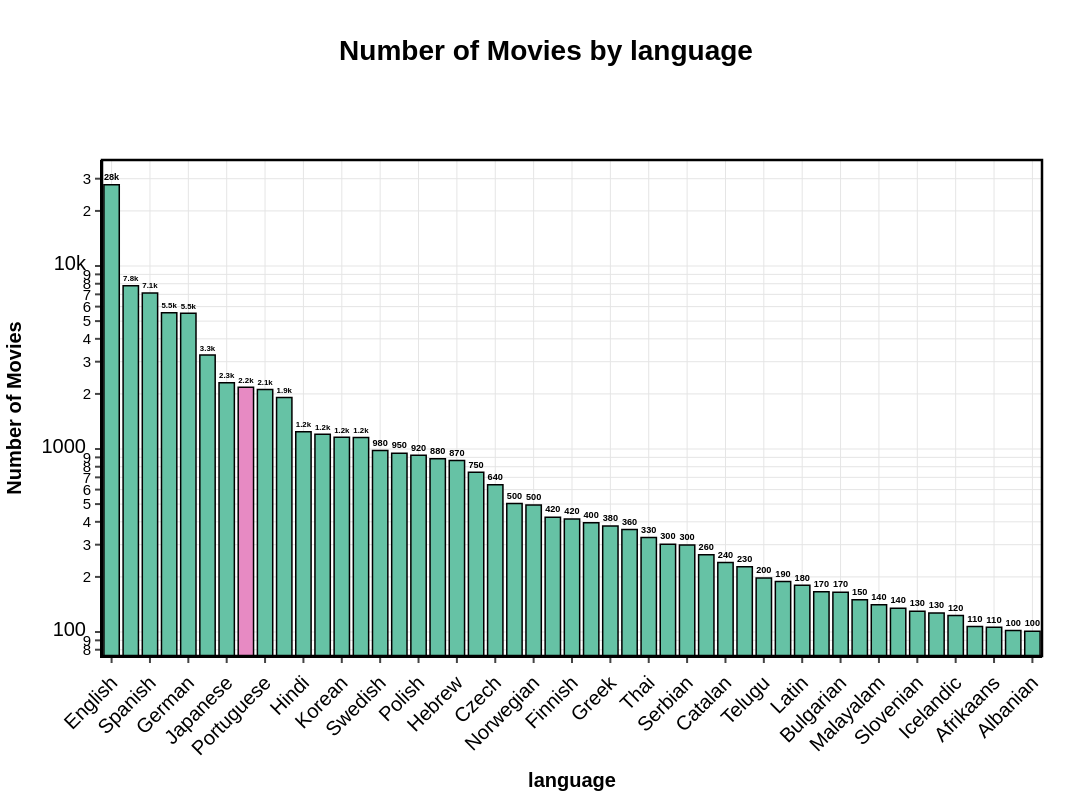

The code cell stored with this chart in its notebook:
### Code cell
plot_and_export_categorical_distribution(spoken_languages, "english_name", "language", 100, print_stats=True, filename_prefix="step_1")

### Figure 1 — Plotly figure (JSON) as saved in the notebook; plotly's stock layout.template omitted (floating-point values rounded to 4 significant figures)
{"data": [{"alignmentgroup": "True", "hovertemplate": "grouped=%{x}<br>total=%{text}<extra></extra>", "legendgroup": "English", "marker": {"color": "#66C2A5", "line": {"color": "#000000", "width": 1.5}, "pattern": {"shape": ""}}, "name": "English", "offsetgroup": "English", "orientation": "v", "showlegend": true, "text": [27784], "textangle": 0, "textfont": {"color": "#000000", "size": 16}, "textposition": "outside", "texttemplate": "<b>%{text:.2s}</b>", "type": "bar", "x": ["English"], "xaxis": "x", "y": [27784], "yaxis": "y"}, {"alignmentgroup": "True", "hovertemplate": "grouped=%{x}<br>total=%{text}<extra></extra>", "legendgroup": "French", "marker": {"color": "#66C2A5", "line": {"color": "#000000", "width": 1.5}, "pattern": {"shape": ""}}, "name": "French", "offsetgroup": "French", "orientation": "v", "showlegend": true, "text": [7808], "textangle": 0, "textfont": {"color": "#000000", "size": 16}, "textposition": "outside", "texttemplate": "<b>%{text:.2s}</b>", "type": "bar", "x": ["French"], "xaxis": "x", "y": [7808], "yaxis": "y"}, {"alignmentgroup": "True", "hovertemplate": "grouped=%{x}<br>total=%{text}<extra></extra>", "legendgroup": "Spanish", "marker": {"color": "#66C2A5", "line": {"color": "#000000", "width": 1.5}, "pattern": {"shape": ""}}, "name": "Spanish", "offsetgroup": "Spanish", "orientation": "v", "showlegend": true, "text": [7123], "textangle": 0, "textfont": {"color": "#000000", "size": 16}, "textposition": "outside", "texttemplate": "<b>%{text:.2s}</b>", "type": "bar", "x": ["Spanish"], "xaxis": "x", "y": [7123], "yaxis": "y"}, {"alignmentgroup": "True", "hovertemplate": "grouped=%{x}<br>total=%{text}<extra></extra>", "legendgroup": "Italian", "marker": {"color": "#66C2A5", "line": {"color": "#000000", "width": 1.5}, "pattern": {"shape": ""}}, "name": "Italian", "offsetgroup": "Italian", "orientation": "v", "showlegend": true, "text": [5545], "textangle": 0, "textfont": {"color": "#000000", "size": 16}, "textposition": "outside", "texttemplate": "<b>%{text:.2s}</b>", "type": "bar", "x": ["Italian"], "xaxis": "x", "y": [5545], "yaxis": "y"}, {"alignmentgroup": "True", "hovertemplate": "grouped=%{x}<br>total=%{text}<extra></extra>", "legendgroup": "German", "marker": {"color": "#66C2A5", "line": {"color": "#000000", "width": 1.5}, "pattern": {"shape": ""}}, "name": "German", "offsetgroup": "German", "orientation": "v", "showlegend": true, "text": [5521], "textangle": 0, "textfont": {"color": "#000000", "size": 16}, "textposition": "outside", "texttemplate": "<b>%{text:.2s}</b>", "type": "bar", "x": ["German"], "xaxis": "x", "y": [5521], "yaxis": "y"}, {"alignmentgroup": "True", "hovertemplate": "grouped=%{x}<br>total=%{text}<extra></extra>", "legendgroup": "Russian", "marker": {"color": "#66C2A5", "line": {"color": "#000000", "width": 1.5}, "pattern": {"shape": ""}}, "name": "Russian", "offsetgroup": "Russian", "orientation": "v", "showlegend": true, "text": [3263], "textangle": 0, "textfont": {"color": "#000000", "size": 16}, "textposition": "outside", "texttemplate": "<b>%{text:.2s}</b>", "type": "bar", "x": ["Russian"], "xaxis": "x", "y": [3263], "yaxis": "y"}, {"alignmentgroup": "True", "hovertemplate": "grouped=%{x}<br>total=%{text}<extra></extra>", "legendgroup": "Japanese", "marker": {"color": "#66C2A5", "line": {"color": "#000000", "width": 1.5}, "pattern": {"shape": ""}}, "name": "Japanese", "offsetgroup": "Japanese", "orientation": "v", "showlegend": true, "text": [2303], "textangle": 0, "textfont": {"color": "#000000", "size": 16}, "textposition": "outside", "texttemplate": "<b>%{text:.2s}</b>", "type": "bar", "x": ["Japanese"], "xaxis": "x", "y": [2303], "yaxis": "y"}, {"alignmentgroup": "True", "hovertemplate": "grouped=%{x}<br>total=%{text}<extra></extra>", "legendgroup": "Other", "marker": {"color": "#E78AC3", "line": {"color": "#000000", "width": 1.5}, "pattern": {"shape": ""}}, "name": "Other", "offsetgroup": "Other", "orientation": "v", "showlegend": true, "text": [2174], "textangle": 0, "textfont": {"color": "#000000", "size": 16}, "textposition": "outside", "texttemplate": "<b>%{text:.2s}</b>", "type": "bar", "x": ["Other"], "xaxis": "x", "y": [2174], "yaxis": "y"}, {"alignmentgroup": "True", "hovertemplate": "grouped=%{x}<br>total=%{text}<extra></extra>", "legendgroup": "Portuguese", "marker": {"color": "#66C2A5", "line": {"color": "#000000", "width": 1.5}, "pattern": {"shape": ""}}, "name": "Portuguese", "offsetgroup": "Portuguese", "orientation": "v", "showlegend": true, "text": [2114], "textangle": 0, "textfont": {"color": "#000000", "size": 16}, "textposition": "outside", "texttemplate": "<b>%{text:.2s}</b>", "type": "bar", "x": ["Portuguese"], "xaxis": "x", "y": [2114], "yaxis": "y"}, {"alignmentgroup": "True", "hovertemplate": "grouped=%{x}<br>total=%{text}<extra></extra>", "legendgroup": "Mandarin", "marker": {"color": "#66C2A5", "line": {"color": "#000000", "width": 1.5}, "pattern": {"shape": ""}}, "name": "Mandarin", "offsetgroup": "Mandarin", "orientation": "v", "showlegend": true, "text": [1914], "textangle": 0, "textfont": {"color": "#000000", "size": 16}, "textposition": "outside", "texttemplate": "<b>%{text:.2s}</b>", "type": "bar", "x": ["Mandarin"], "xaxis": "x", "y": [1914], "yaxis": "y"}, {"alignmentgroup": "True", "hovertemplate": "grouped=%{x}<br>total=%{text}<extra></extra>", "legendgroup": "Hindi", "marker": {"color": "#66C2A5", "line": {"color": "#000000", "width": 1.5}, "pattern": {"shape": ""}}, "name": "Hindi", "offsetgroup": "Hindi", "orientation": "v", "showlegend": true, "text": [1244], "textangle": 0, "textfont": {"color": "#000000", "size": 16}, "textposition": "outside", "texttemplate": "<b>%{text:.2s}</b>", "type": "bar", "x": ["Hindi"], "xaxis": "x", "y": [1244], "yaxis": "y"}, {"alignmentgroup": "True", "hovertemplate": "grouped=%{x}<br>total=%{text}<extra></extra>", "legendgroup": "Arabic", "marker": {"color": "#66C2A5", "line": {"color": "#000000", "width": 1.5}, "pattern": {"shape": ""}}, "name": "Arabic", "offsetgroup": "Arabic", "orientation": "v", "showlegend": true, "text": [1204], "textangle": 0, "textfont": {"color": "#000000", "size": 16}, "textposition": "outside", "texttemplate": "<b>%{text:.2s}</b>", "type": "bar", "x": ["Arabic"], "xaxis": "x", "y": [1204], "yaxis": "y"}, {"alignmentgroup": "True", "hovertemplate": "grouped=%{x}<br>total=%{text}<extra></extra>", "legendgroup": "Korean", "marker": {"color": "#66C2A5", "line": {"color": "#000000", "width": 1.5}, "pattern": {"shape": ""}}, "name": "Korean", "offsetgroup": "Korean", "orientation": "v", "showlegend": true, "text": [1161], "textangle": 0, "textfont": {"color": "#000000", "size": 16}, "textposition": "outside", "texttemplate": "<b>%{text:.2s}</b>", "type": "bar", "x": ["Korean"], "xaxis": "x", "y": [1161], "yaxis": "y"}, {"alignmentgroup": "True", "hovertemplate": "grouped=%{x}<br>total=%{text}<extra></extra>", "legendgroup": "Cantonese", "marker": {"color": "#66C2A5", "line": {"color": "#000000", "width": 1.5}, "pattern": {"shape": ""}}, "name": "Cantonese", "offsetgroup": "Cantonese", "orientation": "v", "showlegend": true, "text": [1155], "textangle": 0, "textfont": {"color": "#000000", "size": 16}, "textposition": "outside", "texttemplate": "<b>%{text:.2s}</b>", "type": "bar", "x": ["Cantonese"], "xaxis": "x", "y": [1155], "yaxis": "y"}, {"alignmentgroup": "True", "hovertemplate": "grouped=%{x}<br>total=%{text}<extra></extra>", "legendgroup": "Swedish", "marker": {"color": "#66C2A5", "line": {"color": "#000000", "width": 1.5}, "pattern": {"shape": ""}}, "name": "Swedish", "offsetgroup": "Swedish", "orientation": "v", "showlegend": true, "text": [981], "textangle": 0, "textfont": {"color": "#000000", "size": 16}, "textposition": "outside", "texttemplate": "<b>%{text:.2s}</b>", "type": "bar", "x": ["Swedish"], "xaxis": "x", "y": [981], "yaxis": "y"}, {"alignmentgroup": "True", "hovertemplate": "grouped=%{x}<br>total=%{text}<extra></extra>", "legendgroup": "Danish", "marker": {"color": "#66C2A5", "line": {"color": "#000000", "width": 1.5}, "pattern": {"shape": ""}}, "name": "Danish", "offsetgroup": "Danish", "orientation": "v", "showlegend": true, "text": [949], "textangle": 0, "textfont": {"color": "#000000", "size": 16}, "textposition": "outside", "texttemplate": "<b>%{text:.2s}</b>", "type": "bar", "x": ["Danish"], "xaxis": "x", "y": [949], "yaxis": "y"}, {"alignmentgroup": "True", "hovertemplate": "grouped=%{x}<br>total=%{text}<extra></extra>", "legendgroup": "Polish", "marker": {"color": "#66C2A5", "line": {"color": "#000000", "width": 1.5}, "pattern": {"shape": ""}}, "name": "Polish", "offsetgroup": "Polish", "orientation": "v", "showlegend": true, "text": [923], "textangle": 0, "textfont": {"color": "#000000", "size": 16}, "textposition": "outside", "texttemplate": "<b>%{text:.2s}</b>", "type": "bar", "x": ["Polish"], "xaxis": "x", "y": [923], "yaxis": "y"}, {"alignmentgroup": "True", "hovertemplate": "grouped=%{x}<br>total=%{text}<extra></extra>", "legendgroup": "Turkish", "marker": {"color": "#66C2A5", "line": {"color": "#000000", "width": 1.5}, "pattern": {"shape": ""}}, "name": "Turkish", "offsetgroup": "Turkish", "orientation": "v", "showlegend": true, "text": [884], "textangle": 0, "textfont": {"color": "#000000", "size": 16}, "textposition": "outside", "texttemplate": "<b>%{text:.2s}</b>", "type": "bar", "x": ["Turkish"], "xaxis": "x", "y": [884], "yaxis": "y"}, {"alignmentgroup": "True", "hovertemplate": "grouped=%{x}<br>total=%{text}<extra></extra>", "legendgroup": "Hebrew", "marker": {"color": "#66C2A5", "line": {"color": "#000000", "width": 1.5}, "pattern": {"shape": ""}}, "name": "Hebrew", "offsetgroup": "Hebrew", "orientation": "v", "showlegend": true, "text": [866], "textangle": 0, "textfont": {"color": "#000000", "size": 16}, "textposition": "outside", "texttemplate": "<b>%{text:.2s}</b>", "type": "bar", "x": ["Hebrew"], "xaxis": "x", "y": [866], "yaxis": "y"}, {"alignmentgroup": "True", "hovertemplate": "grouped=%{x}<br>total=%{text}<extra></extra>", "legendgroup": "Dutch", "marker": {"color": "#66C2A5", "line": {"color": "#000000", "width": 1.5}, "pattern": {"shape": ""}}, "name": "Dutch", "offsetgroup": "Dutch", "orientation": "v", "showlegend": true, "text": [746], "textangle": 0, "textfont": {"color": "#000000", "size": 16}, "textposition": "outside", "texttemplate": "<b>%{text:.2s}</b>", "type": "bar", "x": ["Dutch"], "xaxis": "x", "y": [746], "yaxis": "y"}, {"alignmentgroup": "True", "hovertemplate": "grouped=%{x}<br>total=%{text}<extra></extra>", "legendgroup": "Czech", "marker": {"color": "#66C2A5", "line": {"color": "#000000", "width": 1.5}, "pattern": {"shape": ""}}, "name": "Czech", "offsetgroup": "Czech", "orientation": "v", "showlegend": true, "text": [638], "textangle": 0, "textfont": {"color": "#000000", "size": 16}, "textposition": "outside", "texttemplate": "<b>%{text:.2s}</b>", "type": "bar", "x": ["Czech"], "xaxis": "x", "y": [638], "yaxis": "y"}, {"alignmentgroup": "True", "hovertemplate": "grouped=%{x}<br>total=%{text}<extra></extra>", "legendgroup": "Hungarian", "marker": {"color": "#66C2A5", "line": {"color": "#000000", "width": 1.5}, "pattern": {"shape": ""}}, "name": "Hungarian", "offsetgroup": "Hungarian", "orientation": "v", "showlegend": true, "text": [503], "textangle": 0, "textfont": {"color": "#000000", "size": 16}, "textposition": "outside", "texttemplate": "<b>%{text:.2s}</b>", "type": "bar", "x": ["Hungarian"], "xaxis": "x", "y": [503], "yaxis": "y"}, {"alignmentgroup": "True", "hovertemplate": "grouped=%{x}<br>total=%{text}<extra></extra>", "legendgroup": "Norwegian", "marker": {"color": "#66C2A5", "line": {"color": "#000000", "width": 1.5}, "pattern": {"shape": ""}}, "name": "Norwegian", "offsetgroup": "Norwegian", "orientation": "v", "showlegend": true, "text": [495], "textangle": 0, "textfont": {"color": "#000000", "size": 16}, "textposition": "outside", "texttemplate": "<b>%{text:.2s}</b>", "type": "bar", "x": ["Norwegian"], "xaxis": "x", "y": [495], "yaxis": "y"}, {"alignmentgroup": "True", "hovertemplate": "grouped=%{x}<br>total=%{text}<extra></extra>", "legendgroup": "Indonesian", "marker": {"color": "#66C2A5", "line": {"color": "#000000", "width": 1.5}, "pattern": {"shape": ""}}, "name": "Indonesian", "offsetgroup": "Indonesian", "orientation": "v", "showlegend": true, "text": [424], "textangle": 0, "textfont": {"color": "#000000", "size": 16}, "textposition": "outside", "texttemplate": "<b>%{text:.2s}</b>", "type": "bar", "x": ["Indonesian"], "xaxis": "x", "y": [424], "yaxis": "y"}, {"alignmentgroup": "True", "hovertemplate": "grouped=%{x}<br>total=%{text}<extra></extra>", "legendgroup": "Finnish", "marker": {"color": "#66C2A5", "line": {"color": "#000000", "width": 1.5}, "pattern": {"shape": ""}}, "name": "Finnish", "offsetgroup": "Finnish", "orientation": "v", "showlegend": true, "text": [415], "textangle": 0, "textfont": {"color": "#000000", "size": 16}, "textposition": "outside", "texttemplate": "<b>%{text:.2s}</b>", "type": "bar", "x": ["Finnish"], "xaxis": "x", "y": [415], "yaxis": "y"}, {"alignmentgroup": "True", "hovertemplate": "grouped=%{x}<br>total=%{text}<extra></extra>", "legendgroup": "Persian", "marker": {"color": "#66C2A5", "line": {"color": "#000000", "width": 1.5}, "pattern": {"shape": ""}}, "name": "Persian", "offsetgroup": "Persian", "orientation": "v", "showlegend": true, "text": [395], "textangle": 0, "textfont": {"color": "#000000", "size": 16}, "textposition": "outside", "texttemplate": "<b>%{text:.2s}</b>", "type": "bar", "x": ["Persian"], "xaxis": "x", "y": [395], "yaxis": "y"}, {"alignmentgroup": "True", "hovertemplate": "grouped=%{x}<br>total=%{text}<extra></extra>", "legendgroup": "Greek", "marker": {"color": "#66C2A5", "line": {"color": "#000000", "width": 1.5}, "pattern": {"shape": ""}}, "name": "Greek", "offsetgroup": "Greek", "orientation": "v", "showlegend": true, "text": [380], "textangle": 0, "textfont": {"color": "#000000", "size": 16}, "textposition": "outside", "texttemplate": "<b>%{text:.2s}</b>", "type": "bar", "x": ["Greek"], "xaxis": "x", "y": [380], "yaxis": "y"}, {"alignmentgroup": "True", "hovertemplate": "grouped=%{x}<br>total=%{text}<extra></extra>", "legendgroup": "Romanian", "marker": {"color": "#66C2A5", "line": {"color": "#000000", "width": 1.5}, "pattern": {"shape": ""}}, "name": "Romanian", "offsetgroup": "Romanian", "orientation": "v", "showlegend": true, "text": [363], "textangle": 0, "textfont": {"color": "#000000", "size": 16}, "textposition": "outside", "texttemplate": "<b>%{text:.2s}</b>", "type": "bar", "x": ["Romanian"], "xaxis": "x", "y": [363], "yaxis": "y"}, {"alignmentgroup": "True", "hovertemplate": "grouped=%{x}<br>total=%{text}<extra></extra>", "legendgroup": "Thai", "marker": {"color": "#66C2A5", "line": {"color": "#000000", "width": 1.5}, "pattern": {"shape": ""}}, "name": "Thai", "offsetgroup": "Thai", "orientation": "v", "showlegend": true, "text": [328], "textangle": 0, "textfont": {"color": "#000000", "size": 16}, "textposition": "outside", "texttemplate": "<b>%{text:.2s}</b>", "type": "bar", "x": ["Thai"], "xaxis": "x", "y": [328], "yaxis": "y"}, {"alignmentgroup": "True", "hovertemplate": "grouped=%{x}<br>total=%{text}<extra></extra>", "legendgroup": "Tagalog", "marker": {"color": "#66C2A5", "line": {"color": "#000000", "width": 1.5}, "pattern": {"shape": ""}}, "name": "Tagalog", "offsetgroup": "Tagalog", "orientation": "v", "showlegend": true, "text": [302], "textangle": 0, "textfont": {"color": "#000000", "size": 16}, "textposition": "outside", "texttemplate": "<b>%{text:.2s}</b>", "type": "bar", "x": ["Tagalog"], "xaxis": "x", "y": [302], "yaxis": "y"}, {"alignmentgroup": "True", "hovertemplate": "grouped=%{x}<br>total=%{text}<extra></extra>", "legendgroup": "Serbian", "marker": {"color": "#66C2A5", "line": {"color": "#000000", "width": 1.5}, "pattern": {"shape": ""}}, "name": "Serbian", "offsetgroup": "Serbian", "orientation": "v", "showlegend": true, "text": [299], "textangle": 0, "textfont": {"color": "#000000", "size": 16}, "textposition": "outside", "texttemplate": "<b>%{text:.2s}</b>", "type": "bar", "x": ["Serbian"], "xaxis": "x", "y": [299], "yaxis": "y"}, {"alignmentgroup": "True", "hovertemplate": "grouped=%{x}<br>total=%{text}<extra></extra>", "legendgroup": "Serbo-Croatian", "marker": {"color": "#66C2A5", "line": {"color": "#000000", "width": 1.5}, "pattern": {"shape": ""}}, "name": "Serbo-Croatian", "offsetgroup": "Serbo-Croatian", "orientation": "v", "showlegend": true, "text": [264], "textangle": 0, "textfont": {"color": "#000000", "size": 16}, "textposition": "outside", "texttemplate": "<b>%{text:.2s}</b>", "type": "bar", "x": ["Serbo-Croatian"], "xaxis": "x", "y": [264], "yaxis": "y"}, {"alignmentgroup": "True", "hovertemplate": "grouped=%{x}<br>total=%{text}<extra></extra>", "legendgroup": "Catalan", "marker": {"color": "#66C2A5", "line": {"color": "#000000", "width": 1.5}, "pattern": {"shape": ""}}, "name": "Catalan", "offsetgroup": "Catalan", "orientation": "v", "showlegend": true, "text": [240], "textangle": 0, "textfont": {"color": "#000000", "size": 16}, "textposition": "outside", "texttemplate": "<b>%{text:.2s}</b>", "type": "bar", "x": ["Catalan"], "xaxis": "x", "y": [240], "yaxis": "y"}, {"alignmentgroup": "True", "hovertemplate": "grouped=%{x}<br>total=%{text}<extra></extra>", "legendgroup": "Tamil", "marker": {"color": "#66C2A5", "line": {"color": "#000000", "width": 1.5}, "pattern": {"shape": ""}}, "name": "Tamil", "offsetgroup": "Tamil", "orientation": "v", "showlegend": true, "text": [227], "textangle": 0, "textfont": {"color": "#000000", "size": 16}, "textposition": "outside", "texttemplate": "<b>%{text:.2s}</b>", "type": "bar", "x": ["Tamil"], "xaxis": "x", "y": [227], "yaxis": "y"}, {"alignmentgroup": "True", "hovertemplate": "grouped=%{x}<br>total=%{text}<extra></extra>", "legendgroup": "Telugu", "marker": {"color": "#66C2A5", "line": {"color": "#000000", "width": 1.5}, "pattern": {"shape": ""}}, "name": "Telugu", "offsetgroup": "Telugu", "orientation": "v", "showlegend": true, "text": [197], "textangle": 0, "textfont": {"color": "#000000", "size": 16}, "textposition": "outside", "texttemplate": "<b>%{text:.2s}</b>", "type": "bar", "x": ["Telugu"], "xaxis": "x", "y": [197], "yaxis": "y"}, {"alignmentgroup": "True", "hovertemplate": "grouped=%{x}<br>total=%{text}<extra></extra>", "legendgroup": "Croatian", "marker": {"color": "#66C2A5", "line": {"color": "#000000", "width": 1.5}, "pattern": {"shape": ""}}, "name": "Croatian", "offsetgroup": "Croatian", "orientation": "v", "showlegend": true, "text": [189], "textangle": 0, "textfont": {"color": "#000000", "size": 16}, "textposition": "outside", "texttemplate": "<b>%{text:.2s}</b>", "type": "bar", "x": ["Croatian"], "xaxis": "x", "y": [189], "yaxis": "y"}, {"alignmentgroup": "True", "hovertemplate": "grouped=%{x}<br>total=%{text}<extra></extra>", "legendgroup": "Latin", "marker": {"color": "#66C2A5", "line": {"color": "#000000", "width": 1.5}, "pattern": {"shape": ""}}, "name": "Latin", "offsetgroup": "Latin", "orientation": "v", "showlegend": true, "text": [180], "textangle": 0, "textfont": {"color": "#000000", "size": 16}, "textposition": "outside", "texttemplate": "<b>%{text:.2s}</b>", "type": "bar", "x": ["Latin"], "xaxis": "x", "y": [180], "yaxis": "y"}, {"alignmentgroup": "True", "hovertemplate": "grouped=%{x}<br>total=%{text}<extra></extra>", "legendgroup": "Ukrainian", "marker": {"color": "#66C2A5", "line": {"color": "#000000", "width": 1.5}, "pattern": {"shape": ""}}, "name": "Ukrainian", "offsetgroup": "Ukrainian", "orientation": "v", "showlegend": true, "text": [166], "textangle": 0, "textfont": {"color": "#000000", "size": 16}, "textposition": "outside", "texttemplate": "<b>%{text:.2s}</b>", "type": "bar", "x": ["Ukrainian"], "xaxis": "x", "y": [166], "yaxis": "y"}, {"alignmentgroup": "True", "hovertemplate": "grouped=%{x}<br>total=%{text}<extra></extra>", "legendgroup": "Bulgarian", "marker": {"color": "#66C2A5", "line": {"color": "#000000", "width": 1.5}, "pattern": {"shape": ""}}, "name": "Bulgarian", "offsetgroup": "Bulgarian", "orientation": "v", "showlegend": true, "text": [165], "textangle": 0, "textfont": {"color": "#000000", "size": 16}, "textposition": "outside", "texttemplate": "<b>%{text:.2s}</b>", "type": "bar", "x": ["Bulgarian"], "xaxis": "x", "y": [165], "yaxis": "y"}, {"alignmentgroup": "True", "hovertemplate": "grouped=%{x}<br>total=%{text}<extra></extra>", "legendgroup": "Bengali", "marker": {"color": "#66C2A5", "line": {"color": "#000000", "width": 1.5}, "pattern": {"shape": ""}}, "name": "Bengali", "offsetgroup": "Bengali", "orientation": "v", "showlegend": true, "text": [150], "textangle": 0, "textfont": {"color": "#000000", "size": 16}, "textposition": "outside", "texttemplate": "<b>%{text:.2s}</b>", "type": "bar", "x": ["Bengali"], "xaxis": "x", "y": [150], "yaxis": "y"}, {"alignmentgroup": "True", "hovertemplate": "grouped=%{x}<br>total=%{text}<extra></extra>", "legendgroup": "Malayalam", "marker": {"color": "#66C2A5", "line": {"color": "#000000", "width": 1.5}, "pattern": {"shape": ""}}, "name": "Malayalam", "offsetgroup": "Malayalam", "orientation": "v", "showlegend": true, "text": [141], "textangle": 0, "textfont": {"color": "#000000", "size": 16}, "textposition": "outside", "texttemplate": "<b>%{text:.2s}</b>", "type": "bar", "x": ["Malayalam"], "xaxis": "x", "y": [141], "yaxis": "y"}, {"alignmentgroup": "True", "hovertemplate": "grouped=%{x}<br>total=%{text}<extra></extra>", "legendgroup": "Vietnamese", "marker": {"color": "#66C2A5", "line": {"color": "#000000", "width": 1.5}, "pattern": {"shape": ""}}, "name": "Vietnamese", "offsetgroup": "Vietnamese", "orientation": "v", "showlegend": true, "text": [135], "textangle": 0, "textfont": {"color": "#000000", "size": 16}, "textposition": "outside", "texttemplate": "<b>%{text:.2s}</b>", "type": "bar", "x": ["Vietnamese"], "xaxis": "x", "y": [135], "yaxis": "y"}, {"alignmentgroup": "True", "hovertemplate": "grouped=%{x}<br>total=%{text}<extra></extra>", "legendgroup": "Slovenian", "marker": {"color": "#66C2A5", "line": {"color": "#000000", "width": 1.5}, "pattern": {"shape": ""}}, "name": "Slovenian", "offsetgroup": "Slovenian", "orientation": "v", "showlegend": true, "text": [130], "textangle": 0, "textfont": {"color": "#000000", "size": 16}, "textposition": "outside", "texttemplate": "<b>%{text:.2s}</b>", "type": "bar", "x": ["Slovenian"], "xaxis": "x", "y": [130], "yaxis": "y"}, {"alignmentgroup": "True", "hovertemplate": "grouped=%{x}<br>total=%{text}<extra></extra>", "legendgroup": "Slovak", "marker": {"color": "#66C2A5", "line": {"color": "#000000", "width": 1.5}, "pattern": {"shape": ""}}, "name": "Slovak", "offsetgroup": "Slovak", "orientation": "v", "showlegend": true, "text": [127], "textangle": 0, "textfont": {"color": "#000000", "size": 16}, "textposition": "outside", "texttemplate": "<b>%{text:.2s}</b>", "type": "bar", "x": ["Slovak"], "xaxis": "x", "y": [127], "yaxis": "y"}, {"alignmentgroup": "True", "hovertemplate": "grouped=%{x}<br>total=%{text}<extra></extra>", "legendgroup": "Icelandic", "marker": {"color": "#66C2A5", "line": {"color": "#000000", "width": 1.5}, "pattern": {"shape": ""}}, "name": "Icelandic", "offsetgroup": "Icelandic", "orientation": "v", "showlegend": true, "text": [123], "textangle": 0, "textfont": {"color": "#000000", "size": 16}, "textposition": "outside", "texttemplate": "<b>%{text:.2s}</b>", "type": "bar", "x": ["Icelandic"], "xaxis": "x", "y": [123], "yaxis": "y"}, {"alignmentgroup": "True", "hovertemplate": "grouped=%{x}<br>total=%{text}<extra></extra>", "legendgroup": "Urdu", "marker": {"color": "#66C2A5", "line": {"color": "#000000", "width": 1.5}, "pattern": {"shape": ""}}, "name": "Urdu", "offsetgroup": "Urdu", "orientation": "v", "showlegend": true, "text": [107], "textangle": 0, "textfont": {"color": "#000000", "size": 16}, "textposition": "outside", "texttemplate": "<b>%{text:.2s}</b>", "type": "bar", "x": ["Urdu"], "xaxis": "x", "y": [107], "yaxis": "y"}, {"alignmentgroup": "True", "hovertemplate": "grouped=%{x}<br>total=%{text}<extra></extra>", "legendgroup": "Afrikaans", "marker": {"color": "#66C2A5", "line": {"color": "#000000", "width": 1.5}, "pattern": {"shape": ""}}, "name": "Afrikaans", "offsetgroup": "Afrikaans", "orientation": "v", "showlegend": true, "text": [106], "textangle": 0, "textfont": {"color": "#000000", "size": 16}, "textposition": "outside", "texttemplate": "<b>%{text:.2s}</b>", "type": "bar", "x": ["Afrikaans"], "xaxis": "x", "y": [106], "yaxis": "y"}, {"alignmentgroup": "True", "hovertemplate": "grouped=%{x}<br>total=%{text}<extra></extra>", "legendgroup": "Estonian", "marker": {"color": "#66C2A5", "line": {"color": "#000000", "width": 1.5}, "pattern": {"shape": ""}}, "name": "Estonian", "offsetgroup": "Estonian", "orientation": "v", "showlegend": true, "text": [102], "textangle": 0, "textfont": {"color": "#000000", "size": 16}, "textposition": "outside", "texttemplate": "<b>%{text:.2s}</b>", "type": "bar", "x": ["Estonian"], "xaxis": "x", "y": [102], "yaxis": "y"}, {"alignmentgroup": "True", "hovertemplate": "grouped=%{x}<br>total=%{text}<extra></extra>", "legendgroup": "Albanian", "marker": {"color": "#66C2A5", "line": {"color": "#000000", "width": 1.5}, "pattern": {"shape": ""}}, "name": "Albanian", "offsetgroup": "Albanian", "orientation": "v", "showlegend": true, "text": [101], "textangle": 0, "textfont": {"color": "#000000", "size": 16}, "textposition": "outside", "texttemplate": "<b>%{text:.2s}</b>", "type": "bar", "x": ["Albanian"], "xaxis": "x", "y": [101], "yaxis": "y"}], "layout": {"bargap": 0.2, "barmode": "relative", "font": {"color": "#000000", "family": "Arial", "size": 20}, "height": 800, "legend": {"bgcolor": "rgba(255, 255, 255, 0.8)", "bordercolor": "#000000", "borderwidth": 2.5, "font": {"size": 20}, "orientation": "h", "title": {"text": "grouped"}, "tracegroupgap": 0, "x": 1, "xanchor": "right", "y": 1.02, "yanchor": "bottom"}, "margin": {"b": 80, "l": 100, "r": 50, "t": 160}, "paper_bgcolor": "white", "plot_bgcolor": "white", "shapes": [{"fillcolor": "rgba(0,0,0,0)", "line": {"color": "#000000", "width": 2.5}, "type": "rect", "x0": 0, "x1": 1, "xref": "paper", "y0": 0, "y1": 1, "yref": "paper"}], "showlegend": false, "title": {"font": {"color": "#000000", "size": 28}, "text": "<b>Number of Movies by language</b>", "x": 0.5, "xanchor": "center", "y": 0.95, "yanchor": "top"}, "width": 1200, "xaxis": {"anchor": "y", "categoryarray": ["English", "French", "Spanish", "Italian", "German", "Russian", "Japanese", "Other", "Portuguese", "Mandarin", "Hindi", "Arabic", "Korean", "Cantonese", "Swedish", "Danish", "Polish", "Turkish", "Hebrew", "Dutch", "Czech", "Hungarian", "Norwegian", "Indonesian", "Finnish", "Persian", "Greek", "Romanian", "Thai", "Tagalog", "Serbian", "Serbo-Croatian", "Catalan", "Tamil", "Telugu", "Croatian", "Latin", "Ukrainian", "Bulgarian", "Bengali", "Malayalam", "Vietnamese", "Slovenian", "Slovak", "Icelandic", "Urdu", "Afrikaans", "Estonian", "Albanian"], "categoryorder": "array", "domain": [0, 1], "gridcolor": "#E5E5E5", "gridwidth": 1, "linecolor": "#000000", "linewidth": 2, "showgrid": true, "tickangle": -45, "tickfont": {"size": 20}, "ticks": "outside", "tickwidth": 2, "title": {"font": {"color": "#000000", "size": 20}, "text": "<b>language</b>"}}, "yaxis": {"anchor": "x", "domain": [0, 1], "gridcolor": "#E5E5E5", "gridwidth": 1, "linecolor": "#000000", "linewidth": 2, "showgrid": true, "tickfont": {"size": 20}, "ticks": "outside", "tickwidth": 2, "title": {"font": {"color": "#000000", "size": 20}, "text": "<b>Number of Movies</b>"}, "type": "log", "zeroline": true, "zerolinecolor": "#000000", "zerolinewidth": 2}}}
